Frame 1 (no input): blank canvas, image omitted
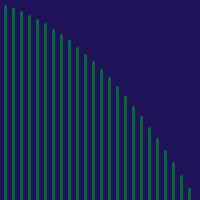
Frame 60 (the mouse pressed at the canvas centre just before this capture)
Frame 120 (the mouse held since frame 60 and released just before this capture): identical to frame 60, image omitted

The Processing sketch that drew this single still picture (run headless with seeded random() and noise(); from frame 60 on, the mouse is pressed at the canvas centre):

// Processing sketch: processing_93118
// ── processing_93118.pde

int y=5;
int x=10;

void setup () {
  size (200,200);
background (32,19,88);
} 


void draw() {
int spacing= 8;
int endLegs=180;
stroke (3,103,62);
  strokeWeight (3);
    x=x+spacing;
     point (x-37,x*x/250);
     line (x-37, x*x/270, x-37, x*x );
}
